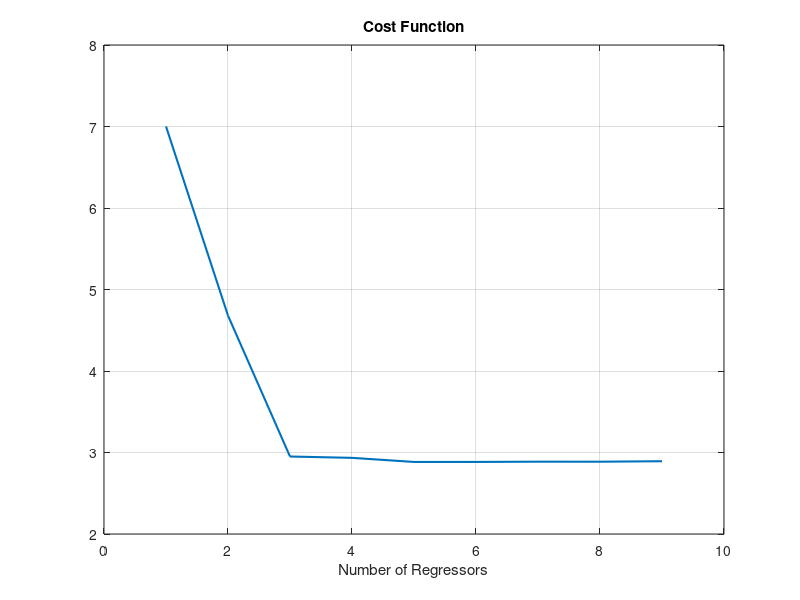
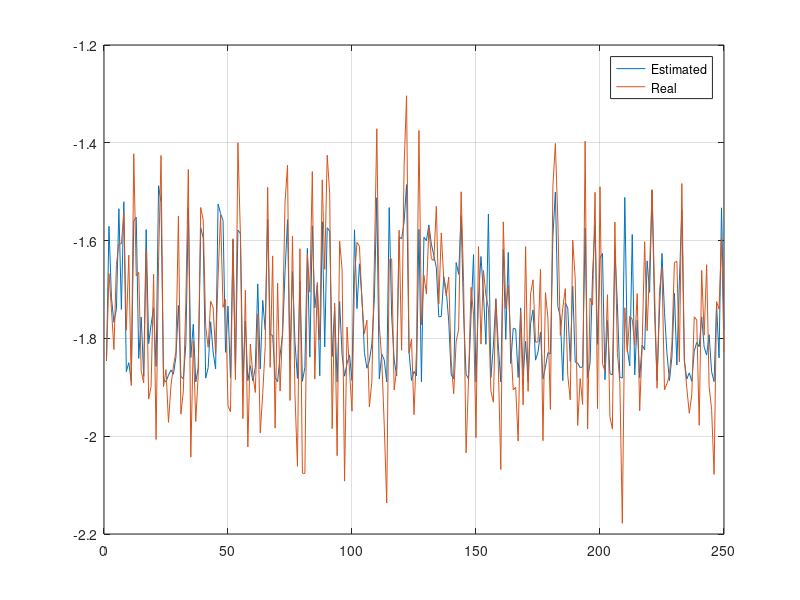
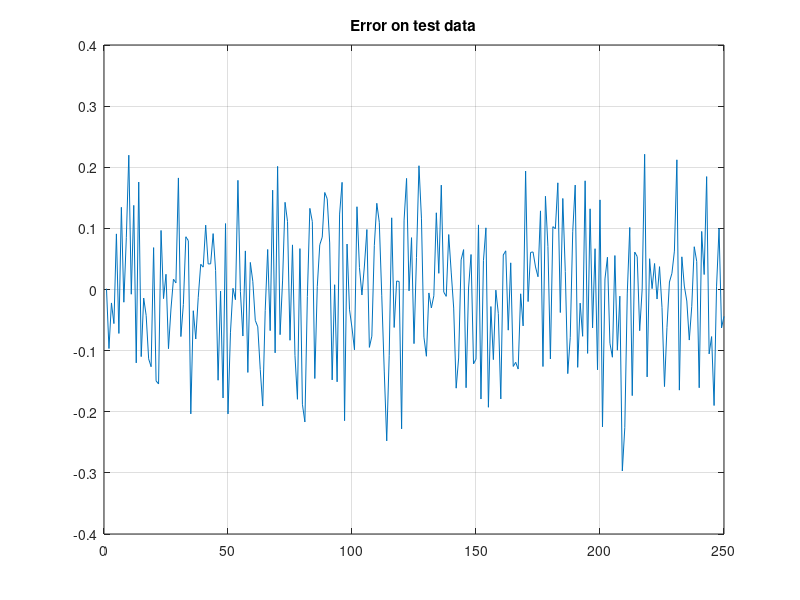

The MATLAB source for these figures, in order: (Note: this script raises an error after producing the figures.)
clc
clear all
close all
%%
load ('data')
load ('noise1')
load ('noise2')
load ('noise3')
u=data(:,1);
rand=0.75*length(u);
%%
y=-1.5*ones(1000,1)-(0.8*u.^1)+(0.01*u.^3)+(2.25*u.^6)-(1.7*u.^8) + noise3;
U_Train=u(1:rand,1);
Y_Train=y(1:rand,1);
U_Test=u(rand+1:end,1);
Y_Test=y(rand+1:end,1);

X_Train=[ones(rand,1) U_Train.^1 U_Train.^2 U_Train.^3 U_Train.^4 U_Train.^5 U_Train.^6 U_Train.^7 U_Train.^8];
X_Test=[ones((1000-rand),1) U_Test.^1 U_Test.^2 U_Test.^3 U_Test.^4 U_Test.^5 U_Test.^6 U_Test.^7 U_Test.^8];
%%
Xtrain_new=[];
Xtest_new=[];
Xtrain_base=X_Train;
Xtest_base=X_Test;
for j=1:size(X_Train,2)
    
    for i=1:size(X_Train,2)
        tp_train=[Xtrain_new X_Train(:,i)];
        tp_test=[Xtest_new X_Test(:,i)];
        teta_hat=inv(((tp_train)')*tp_train)*((tp_train)')*Y_Train;
        y_hat=tp_test*teta_hat;
        er=Y_Test-y_hat;
        J(i)=sum(er.^2);
    end
    
    [m,r]=min(J);
    Error(j)=m;
    J(r)=[];
    for k=1:size(Xtrain_base,2)
        if X_Train(:,r)==Xtrain_base(:,k)
            num(j)=k;
        end
    end
    Xtrain_new=[Xtrain_new X_Train(:,r)];
    Xtest_new=[Xtest_new X_Test(:,r)];
    X_Train(:,r)=[];
    X_Test(:,r)=[];
end
disp(strcat('Order Of Important Regressors Forward Selection =  ',num2str(num)));
figure
plot(Error,'LineWidth',1.5)
xlabel('Number of Regressors')
title('Cost Function')
grid on
%%
se=4;
Xtrain_new=Xtrain_base(:,num(1:se));
Xtest_new=Xtest_base(:,num(1:se));
teta_hat=inv(((Xtrain_new)')*Xtrain_new)*((Xtrain_new)')*Y_Train;
y_hat=Xtest_new*teta_hat;

figure
plot(y_hat);
hold on;
plot(Y_Test);
grid on
legend('Estimated','Real')


e_new=Y_Test-y_hat;
E=(Y_Test-y_hat)'*(Y_Test-y_hat);
figure
plot(e_new)
grid on
title('Error on test data')
J_new=sum(e_new.^2);
display(Error,'Cost Function');
display(mse(e_new),'MSE of Error in Test Data');